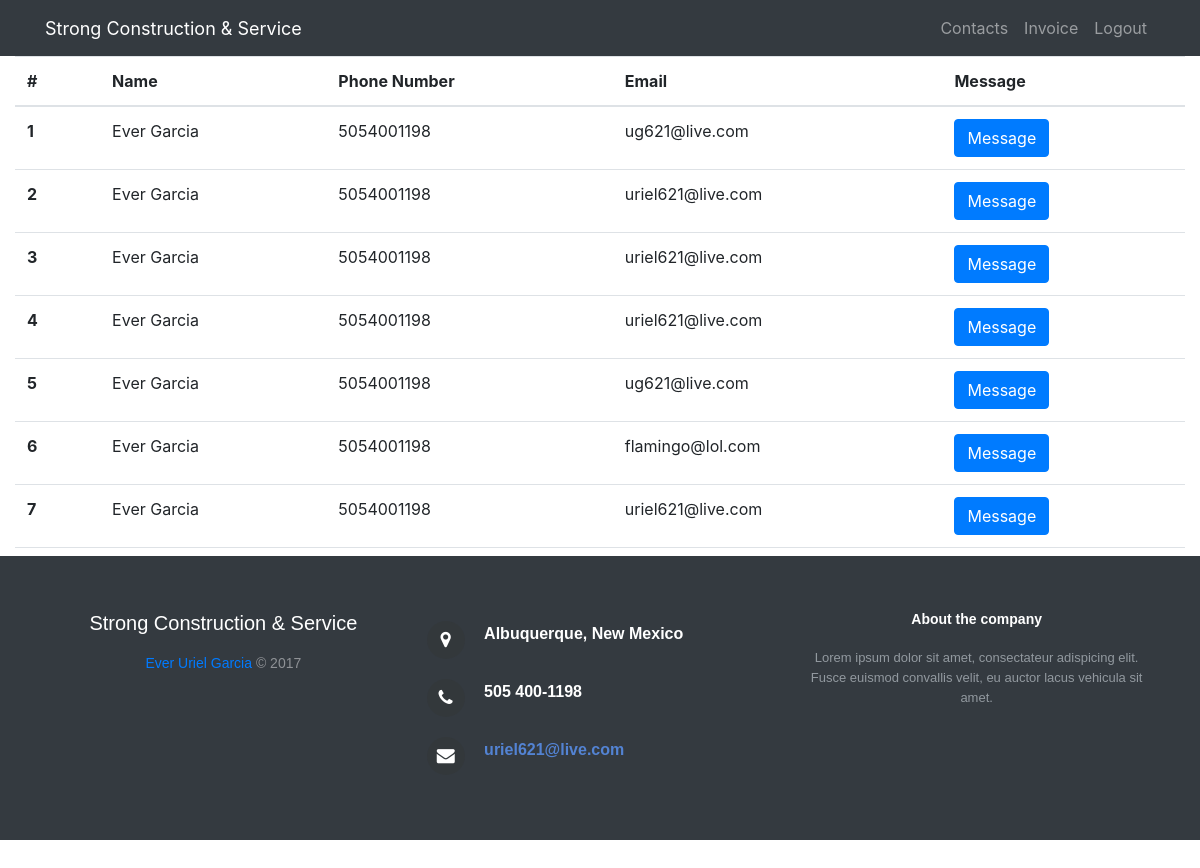
Screenshot of /contacts/ (signed in) with the database file from the repository.
### rosario_construction_app/models.py (models this page shows, shortened)
class Clients_info(models.Model):
    full_name = models.CharField(max_length=20)
    phone_number = models.IntegerField(validators=[RegexValidator(regex='^\d{10}$', message='Length has to be 10', code='Invalid number')])
    email = models.EmailField(max_length=20)
    message = models.CharField(max_length=500)

### rosario_construction_app/views.py (the view)
# urls.py: url(r'^contacts/', views.contacts, name='contacts'),
@login_required
def contacts(request):
    contacts = Clients_info.objects.all().order_by('full_name')
    contacts = {'contacts': contacts}
    return render(request, 'rosario_construction_app/contacts.html', context=contacts)

### templates/rosario_construction_app/contacts.html (shortened to what this page needs)
<!DOCTYPE html>
{% extends 'rosario_construction_app/main.html' %}
{% block main %}
          <main>
              {% if contacts %}
                <div style="height:500px; max-height:500px; overflow-y: auto;">
                  <table class="table table-hover">
                    <thead>
                        <tr>
                          <th scope="col">#</th>
                        <th scope="col">Name</th>
                          <th scope="col">Phone Number</th>
                          <th scope="col">Email</th>
                          <th scope="col">Message</th>
                        </tr>
                      </thead>
                      <tbody>
                        {% for contact in contacts %}
                          <tr>
                            <th scope="row">{{ forloop.counter }}</th>
                            <td>{{ contact.full_name }}</td>
                            <td>{{ contact.phone_number }}</td>
                            <td>{{ contact.email }}</td>
                            <td><button type="button" class="btn btn-primary" data-toggle="modal" data-target="#exampleModal" onclick="message('{{ contact.email }}', '{{ contact.message }}')">Message</button></td>
                          </tr>
                        {% endfor %}
                      </tbody>
                </table>
              </div>
            {% endif %}
          </main>
{% endblock %}

### templates/rosario_construction_app/main.html (shortened to what this page needs)
<!DOCTYPE html>
{% extends 'rosario_construction_app/base.html' %}
{% block body_block %}
<div>
    <div>
      <div>
        <div class="container-fluid">
          <nav class="navbar fixed-top navbar-expand-lg navbar-dark bg-dark fixed-top">
            <div class="container">
              <a class="navbar-brand" style="color:white; font-size:18px;" href="{% url 'contacts' %}">Strong Construction &amp; Service</a>
              <div class="collapse navbar-collapse" id="navbarResponsive">
                <ul class="navbar-nav ml-auto">
                    <li class="nav-item"><a class="nav-link" href="{% url 'contacts' %}">Contacts</a></li>
                    <li class="nav-item"><a class="nav-link" href="{% url 'invoice' %}">Invoice</a></li>
                    {% if user.is_authenticated %}
                        <li class="nav-item"><a class="nav-link" href="{% url 'logout' %}" replace="true">Logout</a></li>
                    {% endif %}
                </ul>
              </div>
            </div>
          </nav>
          <main>
                {% block main %}
                {% endblock %}
          </main>
        </div>
        <footer class="nice">
          <div class="row">
            <div class="col-md-4 col-sm-6 footer-navigation" style="text-align: center;">
              <h5>Strong Construction &amp; Service</h5>
              <p class="company-name"><a href="evergarcia.com">Ever Uriel Garcia</a> © 2017</p>
            </div>
            <div class="col-md-4 col-sm-6 footer-contacts">
              <div><span class="fa fa-map-marker footer-contacts-icon"></span>
                <p>Albuquerque, New Mexico</p>
              </div>
              <div><i class="fa fa-phone footer-contacts-icon"></i>
                <p class="footer-center-info email text-left">505 400-1198</p>
              </div>
              <div><i class="fa fa-envelope footer-contacts-icon"></i>
                <p><a href="mailto:uriel621@live.com">uriel621@live.com</a></p>
              </div>
            </div>
            <div class="col-md-4 footer-about" style="text-align: center;">
              <h4>About the company</h4>
              <p>Lorem ipsum dolor sit amet, consectateur adispicing elit. Fusce euismod convallis velit, eu auctor lacus vehicula sit amet.</p>
            </div>
          </div>
        </footer>
      </div>
    </div>
  </div>
{% endblock %}

### templates/rosario_construction_app/base.html (shortened to what this page needs)
{% load staticfiles %}
<!DOCTYPE html>
<html lang="en">
    <head>
        <link type="text/css" href="{% static 'rosario_construction_app/libraries/bootstrap-4.0.0/css/bootstrap.min.css' %}" rel="stylesheet" />
        <link type="text/css" href="{% static 'rosario_construction_app/libraries/font-awesome-4.7.0/css/font-awesome.min.css' %}" rel="stylesheet" />
        <link type="text/css" href="{% static 'rosario_construction_app/css/style.css' %}" rel="stylesheet" />
    </head>
    <body>
        <div>
            {% block body_block %}
            {% endblock %}
        </div>
    </body>
</html>

### static/rosario_construction_app/css/style.css (style rules this page uses)
body { padding-top: 54px; }
@media (min-width: 992px) { body { padding-top: 56px; } }
footer.nice { background-color:#343a40!important; box-shadow:0 1px 1px 0Â rgba(0, 0, 0, 0.12); box-sizing:border-box; width:100%; text-align:left; font:bold 16px sans-serif; padding:55px 50px; bottom:0; color:#fff; }
.footer-navigation p.company-name { color:#8f9296; font-size:14px; font-weight:normal; margin-top:20px; }
.footer-contacts p { display:inline-block; color:#ffffff; vertical-align:middle; }
.footer-contacts p a { color:#5383d3; text-decoration:none; }
.fa.footer-contacts-icon { background-color:#33383b; color:#fff; font-size:18px; width:38px; height:38px; border-radius:50%; text-align:center; line-height:38px; margin:10px 15px 10px 0; }
.footer-about h4 { display:block; color:#fff; font-size:14px; font-weight:bold; margin-bottom:20px; }
.footer-about p { line-height:20px; color:#92999f; font-size:13px; font-weight:normal; margin:0; }

### rows the page displays
Clients_info: full_name "Ever Garcia", phone_number "5054001198", email "ug621@live.com"
Clients_info: full_name "Ever Garcia", phone_number "5054001198", email "uriel621@live.com"
Clients_info: full_name "Ever Garcia", phone_number "5054001198", email "uriel621@live.com"
Clients_info: full_name "Ever Garcia", phone_number "5054001198", email "uriel621@live.com"
Clients_info: full_name "Ever Garcia", phone_number "5054001198", email "ug621@live.com"
Clients_info: full_name "Ever Garcia", phone_number "5054001198", email "flamingo@lol.com"
Clients_info: full_name "Ever Garcia", phone_number "5054001198", email "uriel621@live.com"
